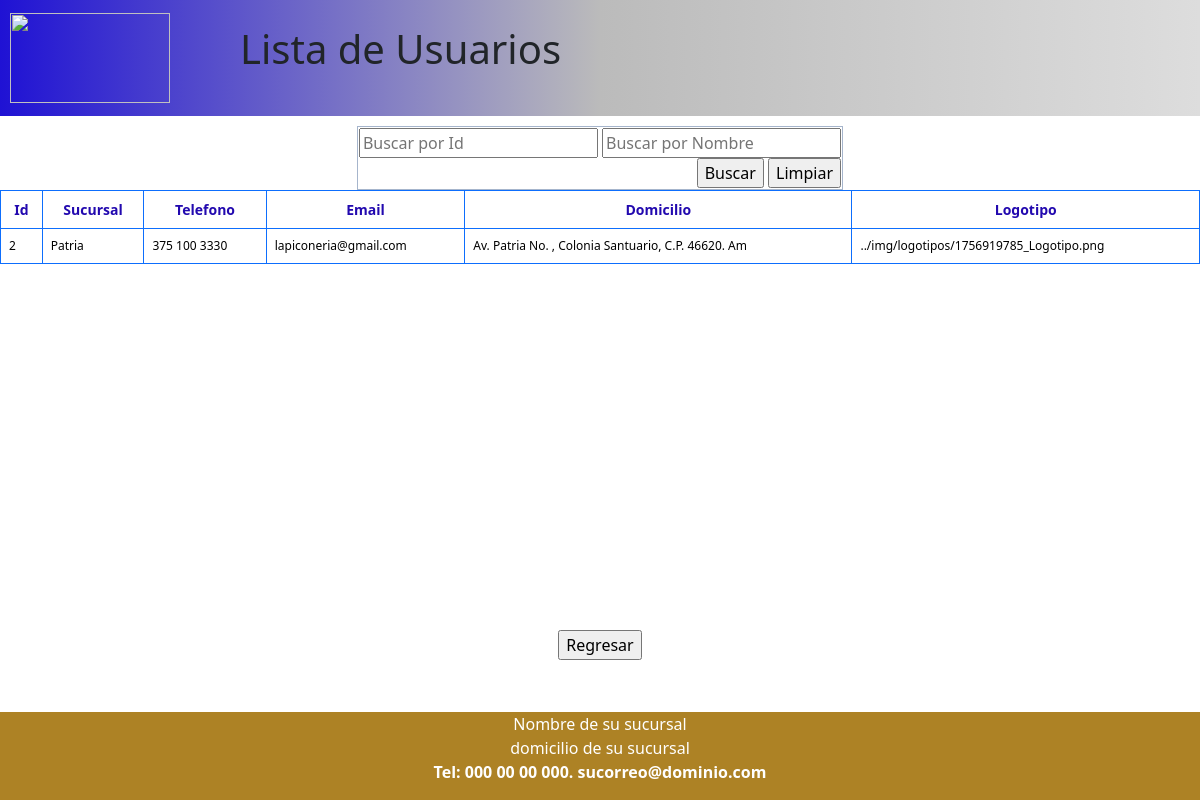
Page /listSucursales.php on the earlier database version.
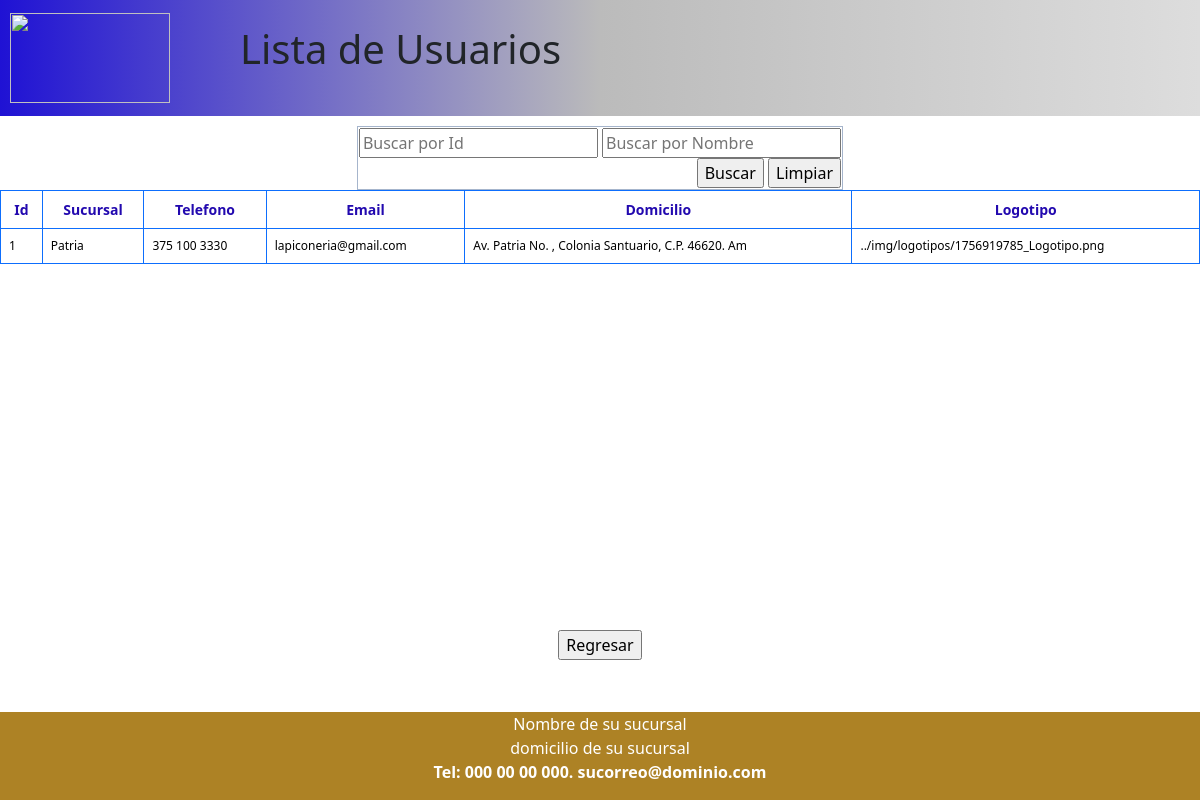
Same page on the later database version.
### tables this page shows
CREATE TABLE `sucursal` (
  `Id_Comercio` int AUTO_INCREMENT PRIMARY KEY,
  `Nombre_Sucursal` varchar(50),
  `Telefono` varchar(12),
  `Email` varchar(30),
  `Domicilio` varchar(50),
  `Logotipo` varchar(100),
  `color_background_principal` varchar(20),
  `color_background_secundario` varchar(20), 
  `color_radial` varchar(20), 
  `color_texto_principal` varchar(20),
  `color_texto_secundario` varchar(20), 
  `color_header_principal` varchar(20),
  `color_header_secundario` varchar(20),
  `color_footer_principal` varchar(20), 
  `color_footer_secundario` varchar(20),
  `color_texto_header_principal` varchar(20),
  `color_texto_header_secundario` varchar(20),
  `color_texto_footer_principal` varchar(20),
  `color_texto_footer_secundario` varchar(20),
  `color_boton_principal` varchar(20),
  `color_boton_secundario` varchar(20), 
  `color_boton_texto_principal` varchar(20),
  `color_boton_texto_secundario` varchar(20)
);

### clases/connection.php (called while the page is built, shortened)
<?php
class DB {
   private $host;
   private $db;
   private $user;
   private $psw;
   private $charset;
   public function __construct() {
      $this->host    = 'localhost';
      $this->db      = 'comerciored';
      $this->user    = 'root';
      $this->psw     = '';
      $this->charset = 'utf8mb4';
   }
   function connect() {
      try {
         $conexion = 'mysql:host='.$this->host.';dbname='.$this->db.';charset='.$this->charset;
         $options = [
            PDO::ATTR_ERRMODE            => PDO::ERRMODE_EXCEPTION,
            PDO::ATTR_EMULATE_PREPARES   => false,
         ];
         $pdo = new PDO($conexion, $this->user, $this->psw, $options);
         $pdo->exec("SET time_zone = '-06:00'");
         return $pdo;
      } catch (PDOException $e) {
         die('Error de conexión: ' . $e->getMessage());
      }
   }
}
?>

### clases/sucursal.php (called while the page is built, shortened)
<?php
include_once 'connection.php';
class Sucursal extends DB {
    public function listarSucursales() {
        $sql = "SELECT Id_Comercio, Nombre_Sucursal, Domicilio, Telefono, Email, Logotipo FROM sucursal";
        $query = $this->connect()->query($sql);
        return $query->fetchAll(PDO::FETCH_ASSOC);
    }
}
?>

### forms/form_list_sucursales.php (the view, shortened to what the changed rows need)
<?php
$filtro1 = isset($_POST['$$Filtrar_sucursal_Id']) ? trim($_POST['$$Filtrar_sucursal_Id']) : '';
$filtro2 = isset($_POST['$$Filtrar_sucursal_Nombre']) ? trim($_POST['$$Filtrar_sucursal_Nombre']) : '';
?>
    <div id="listado">
        <form method="post" action="" name="$$lista_sucursales" id="$$lista_sucursales" class="form-list">
            <?php
            include_once 'clases/sucursal.php';
            $lugar = new Sucursal();
            $sucursales = $lugar->listarSucursales();
            $encontroResultados = false;
            if ($sucursales) {
                echo "<table class='table table-bordered border-primary table-hover tabla-datos'><thead>
                        <tr>
                            <th style='text-align:center'>Id</th>
                            <th style='text-align:center'>Sucursal</th>
                            <th style='text-align:center'>Telefono</th>
                            <th style='text-align:center'>Email</th>
                            <th style='text-align:center'>Domicilio</th>
                            <th style='text-align:center'>Logotipo</th>
                        </tr></thead>";
                if ($filtro1 !== '' || $filtro2 !== '') {
                    foreach ($sucursales as $lugar) {
                        $coincideId = ($filtro1 === '' || $filtro1 == $lugar['Id_Comercio']);
                        $coincideNombre = ($filtro2 === '' || strtoupper($filtro2) == strtoupper($lugar['Nombre_Sucursal']));
                        if ($coincideId && $coincideNombre) {
                            $encontroResultados = true;
                            echo "<tr>
                                    <td>{$lugar['Id_Comercio']}</td>
                                    <td>{$lugar['Nombre_Sucursal']}</td>
                                    <td>{$lugar['Telefono']}</td>
                                    <td>{$lugar['Email']}</td>
                                    <td>{$lugar['Domicilio']}</td>
                                    <td>{$lugar['Logotipo']}</td>
                                </tr>";
                        }
                    }
                    if (!$encontroResultados) {
                        echo "<tr><td colspan='13' style='text-align:center'>No se encontraron resultados</td></tr>";
                    }
                } else {
                    foreach ($sucursales as $lugar) {
                        echo "<tr>
                                <td>{$lugar['Id_Comercio']}</td>
                                    <td>{$lugar['Nombre_Sucursal']}</td>
                                    <td>{$lugar['Telefono']}</td>
                                    <td>{$lugar['Email']}</td>
                                    <td>{$lugar['Domicilio']}</td>
                                    <td>{$lugar['Logotipo']}</td>
                            </tr>";
                    }
                }
                echo "</table>";
            } else {
                echo "<p>No hay Usuarios registrados en la base de datos</p>";
            }
            ?>
        </form>
    </div>

Differences in the rows shown:
removed sucursal: Id_Comercio "2", Nombre_Sucursal "Patria", Telefono "375 100 3330", Email "lapiconeria@gmail.com", Domicilio "Av. Patria No. , Colonia Santuario, C.P. 46620. Am", Logotipo "../img/logotipos/1756919785_Logotipo.png"
added sucursal: Id_Comercio "1", Nombre_Sucursal "Patria", Telefono "375 100 3330", Email "lapiconeria@gmail.com", Domicilio "Av. Patria No. , Colonia Santuario, C.P. 46620. Am", Logotipo "../img/logotipos/1756919785_Logotipo.png"
